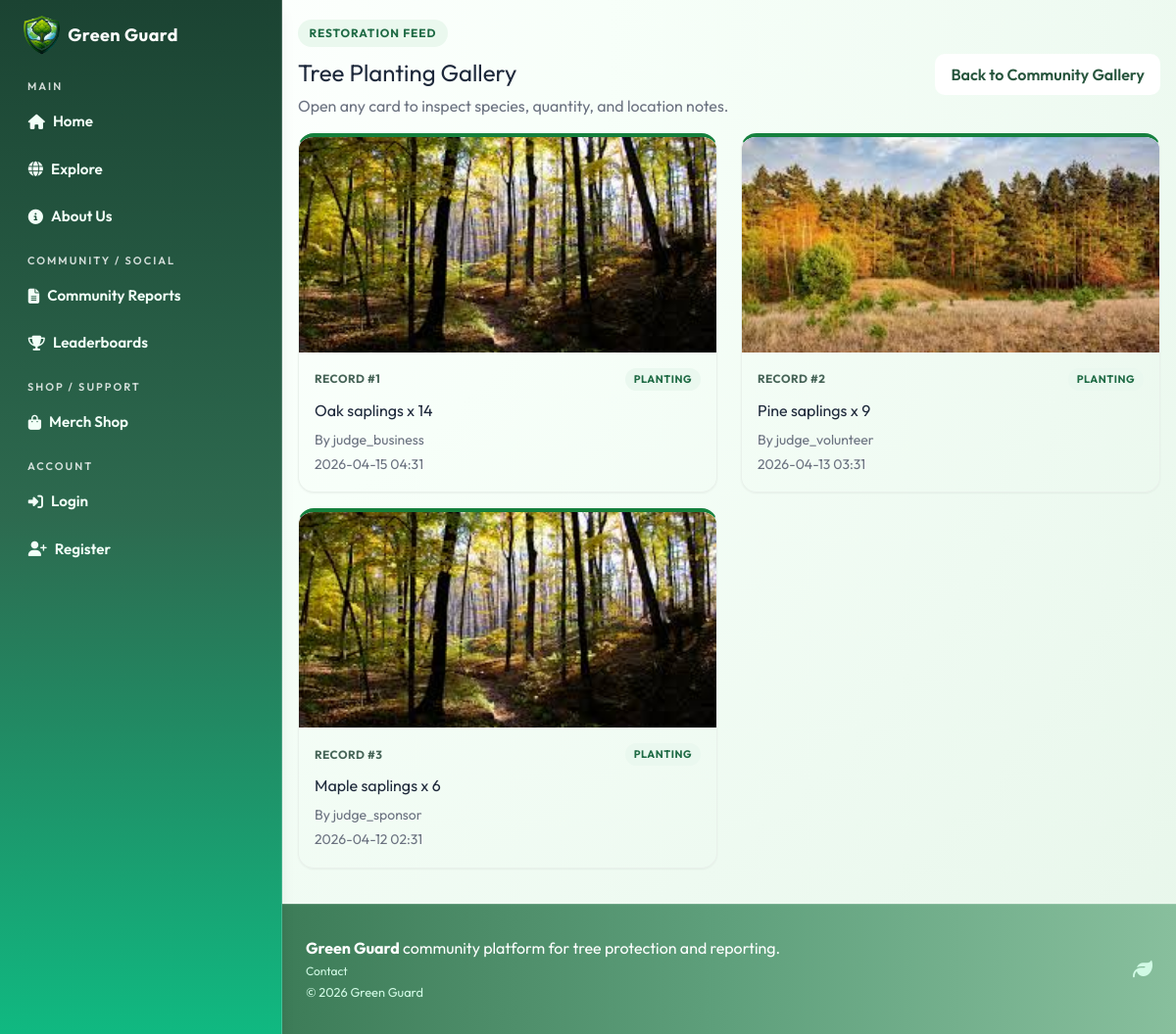
/reports/trees, run on the app's committed database.
### models.py (models this page shows, shortened)
class TreeRecord(db.Model):
    id = db.Column(db.Integer, primary_key=True)
    species = db.Column(db.String(120), nullable=False)
    quantity = db.Column(db.Integer, default=1, nullable=False)
    latitude = db.Column(db.Float, nullable=False)
    longitude = db.Column(db.Float, nullable=False)
    location_notes = db.Column(db.String(255))
    image_filename = db.Column(db.String(255))
    created_at = db.Column(
        db.DateTime, default=datetime.utcnow, nullable=False)
    user_id = db.Column(db.Integer, db.ForeignKey("user.id"), nullable=False)
    campaign_id = db.Column(
        db.Integer, db.ForeignKey("campaign.id"), nullable=True)

class User(UserMixin, db.Model):
    id = db.Column(db.Integer, primary_key=True)
    username = db.Column(db.String(80), unique=True, nullable=False)
    email = db.Column(db.String(120), unique=True, nullable=False)
    password_hash = db.Column(db.String(255), nullable=False)
    role = db.Column(db.String(30), default="individual", nullable=False)
    is_admin = db.Column(db.Boolean, default=False, nullable=False)
    verification_status = db.Column(
        db.String(20), default="approved", nullable=False
    )
    verified_at = db.Column(db.DateTime)
    verified_by_id = db.Column(db.Integer, db.ForeignKey("user.id"))
    created_at = db.Column(
        db.DateTime, default=datetime.utcnow, nullable=False)
    verified_by = db.relationship(
        "User",
        remote_side=[id],
        foreign_keys=[verified_by_id],
        post_update=True,
    )
    tree_records = db.relationship(
        "TreeRecord", backref="user", lazy=True, cascade="all, delete-orphan"
    )
    cutting_reports = db.relationship(
        "CuttingReport", backref="user", lazy=True, cascade="all, delete-orphan"
    )
    volunteer_signups = db.relationship(
        "VolunteerCampaignSignup", backref="user", lazy=True, cascade="all, delete-orphan"
    )
    support_donations = db.relationship(
        "SupportDonation", backref="user", lazy=True, cascade="all, delete-orphan"
    )
    created_campaigns = db.relationship(
        "Campaign", backref="creator", lazy=True, foreign_keys="Campaign.creator_user_id"
    )
    merch_purchases = db.relationship(
        "MerchPurchase", backref="user", lazy=True, cascade="all, delete-orphan"
    )

### routes/reports.py (the view)
@reports_bp.route("/reports/trees")
def trees_gallery():
    trees = TreeRecord.query.order_by(TreeRecord.created_at.desc()).all()
    return render_template("volunteers/trees_gallery.html", trees=trees)

### templates/volunteers/trees_gallery.html (shortened to what this page needs)
{% extends 'base.html' %}
{% block content %}
  <section class="container my-5 gg-report-shell">
    <div class="gg-report-page-head mb-4">
      <div>
        <p class="gg-report-kicker mb-2">Restoration Feed</p>
        <h1 class="h3 mb-1">Tree Planting Gallery</h1>
        <p class="text-muted mb-0">Open any card to inspect species, quantity, and location notes.</p>
      </div>
      <a href="{{ url_for('reports.view_reports') }}" class="btn gg-btn-soft mt-3 mt-sm-0">Back to Community Gallery</a>
    </div>
    {% if trees %}
      <div class="row">
        {% for tree in trees %}
          <div class="col-md-6 col-lg-4 mb-4">
            <article class="card h-100 shadow-sm gg-gallery-card gg-report-gallery-card gg-report-gallery-success">
              {% if tree.image_filename %}
                {% if tree.image_filename.lower().endswith('.mp4') or tree.image_filename.lower().endswith('.mov') or tree.image_filename.lower().endswith('.webm') %}
                  <video controls class="card-img-top gg-gallery-thumb">
                    <source src="{{ media_url(tree.image_filename) }}" />Your browser does not support video playback.
                  </video>
                {% else %}
                  <img src="{{ media_url(tree.image_filename) }}" class="card-img-top gg-gallery-thumb" alt="Tree planting image" />
                {% endif %}
              {% else %}
                <div class="card-img-top gg-gallery-thumb d-flex align-items-center justify-content-center bg-light text-muted">No image uploaded</div>
              {% endif %}
              <div class="card-body">
                <div class="d-flex justify-content-between align-items-center mb-2">
                  <span class="gg-report-mini-label">Record #{{ tree.id }}</span>
                  <span class="gg-report-mini-pill">Planting</span>
                </div>
                <p class="h6 mb-2">{{ tree.species }} x {{ tree.quantity }}</p>
                <p class="mb-1 small text-muted">By {{ tree.user.username }}</p>
                <p class="mb-0 small text-muted">{{ tree.created_at.strftime('%Y-%m-%d %H:%M') }}</p>
              </div>
            </article>
          </div>
        {% endfor %}
      </div>
    {% else %}
      <div class="gg-report-empty">No tree records yet.</div>
    {% endif %}
  </section>
{% endblock %}

### static/css/style.css (style rules this page uses)
:root { --gg-green-dark: #2f6b47; --gg-green-mid: #5fa07c; --gg-green-soft: #ecf9f0; --gg-earth: #b8a398; --gg-blush: #dff3e5; --gg-sky: #d8efe0; --gg-lemon: #f1f8dc; --gg-text: #223229; --gg-shadow: 0 10px 24px rgba(74, 125, 95, 0.16); }
body { font-family: 'Outfit', sans-serif; background: radial-gradient(circle at 8% 4%, #ffffff 0%, #f7fff9 35%, #eefaf1 70%, #e7f6ea 100%); color: var(--gg-text); }
img, video { max-width: 100%; height: auto; }
.card { border: 1px solid #edf3ee; border-radius: 14px; box-shadow: var(--gg-shadow); }
.gg-gallery-card { border-radius: 16px; overflow: hidden; transition: transform 0.25s ease, box-shadow 0.25s ease; }
.gg-report-shell { animation: gg-fade-up 0.45s ease; }
.gg-report-kicker { display: inline-flex; align-items: center; border-radius: 999px; background: #eaf8ee; color: #1f6b45; font-size: 0.74rem; font-weight: 700; letter-spacing: 0.08em; text-transform: uppercase; padding: 0.32rem 0.72rem; }
.gg-btn-danger, .gg-btn-success, .gg-btn-soft { border: none; border-radius: 10px; padding: 0.55rem 1rem; font-weight: 700; text-decoration: none; }
.gg-btn-soft { border: 1px solid #cadfd1; background: #ffffff; color: #27553d; }
.gg-report-page-head { display: flex; flex-wrap: wrap; align-items: center; justify-content: space-between; gap: 1rem; }
.gg-report-gallery-card { border: 1px solid #e9f1eb; }
.gg-report-gallery-success { border-top: 4px solid #15803d; }
.gg-report-mini-label { font-size: 0.74rem; font-weight: 700; color: #466457; letter-spacing: 0.04em; text-transform: uppercase; }
.gg-report-mini-pill { font-size: 0.68rem; border-radius: 999px; padding: 0.2rem 0.55rem; background: #eaf8ef; color: #1f6b45; font-weight: 700; letter-spacing: 0.05em; text-transform: uppercase; }
.gg-gallery-thumb { display: block; width: 100%; height: 220px; object-fit: cover; background: #f3f7f4; }
.gg-report-gallery-card .gg-gallery-thumb, .gg-report-detail-card .gg-detail-image { aspect-ratio: 16 / 10; }
.gg-report-gallery-card .card-body { padding: 1rem 1rem 1.1rem; }
.btn, .form-control, .custom-select { border-radius: 10px; }
.container { width: 100%; max-width: 1120px; margin-left: auto; margin-right: auto; padding-left: 1rem; padding-right: 1rem; }
.row { display: flex; flex-wrap: wrap; margin-left: -0.75rem; margin-right: -0.75rem; }
[class*="col-"] { width: 100%; padding-left: 0.75rem; padding-right: 0.75rem; }
.col-md-3, .col-md-4, .col-md-5, .col-md-6, .col-md-8, .col-lg-5, .col-lg-8 { width: 100%; }
@media (min-width: 768px) { .col-md-6 { width: 50%; } }
.d-flex { display: flex; }
.align-items-center { align-items: center; }
.justify-content-between { justify-content: space-between; }
.text-muted { color: #6b7280; }
.small, small { font-size: 0.875rem; }
.h3 { font-size: 1.5rem; }
.card-header, .card-body { padding: 1rem 1.25rem; }
.btn { display: inline-flex; align-items: center; justify-content: center; gap: 0.35rem; font-weight: 600; border: 1px solid transparent; padding: 0.5rem 0.95rem; cursor: pointer; text-decoration: none; }
.shadow-sm { box-shadow: 0 6px 18px rgba(74, 125, 95, 0.12); }
.h-100 { height: 100%; }
.mt-3 { margin-top: 1rem; }
.my-5 { margin-top: 3rem; margin-bottom: 3rem; }
.mb-0 { margin-bottom: 0; }
.mb-1 { margin-bottom: 0.25rem; }
.mb-2 { margin-bottom: 0.5rem; }
.mb-4 { margin-bottom: 1.5rem; }

### data on the page
TreeRecord: image_filename (picture), id "1", species "Oak saplings", quantity "14", user.username "judge_business", created_at "2026-04-15 04:31"
TreeRecord: image_filename (picture), id "2", species "Pine saplings", quantity "9", user.username "judge_volunteer", created_at "2026-04-13 03:31"
TreeRecord: image_filename (picture), id "3", species "Maple saplings", quantity "6", user.username "judge_sponsor", created_at "2026-04-12 02:31"
